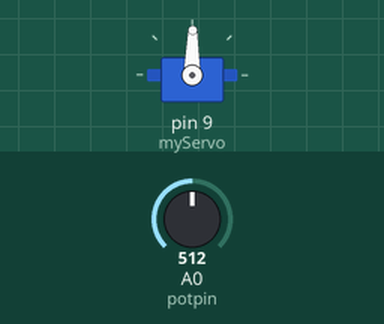
The sketch below on a simulated Arduino Uno, built with avr-gcc and run on an emulated ATmega328P. Shown: servo. The test bench sets the inputs (shaded band); at power-on: A0 (potpin) = 512. What the sketch prints to the serial monitor is not drawn.

Above: at 1.2 s.
1.3 s: A0 (potpin) set to 557
At 2.6 s:
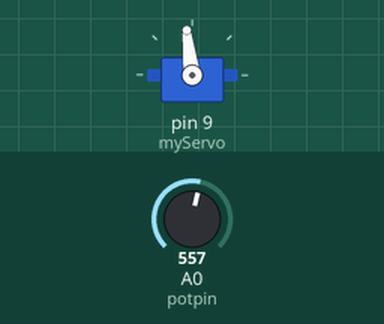
3.3 s: A0 (potpin) set to 590
At 4.0 s:
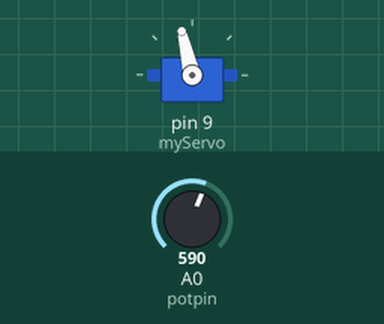
4.8 s: A0 (potpin) set to 306
At 5.2 s:
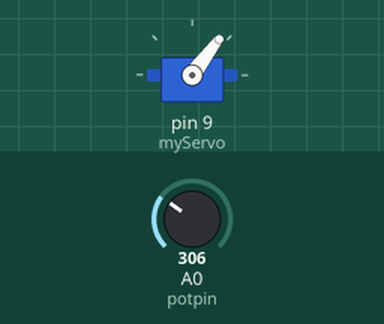
6.3 s: A0 (potpin) set to 106
At 7.5 s:
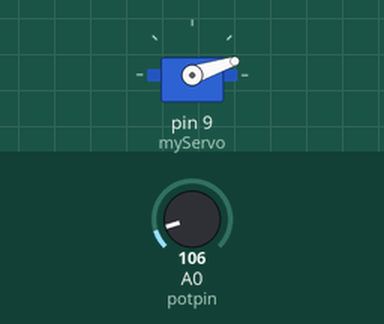
7.8 s: A0 (potpin) set to 94
At 8.5 s:
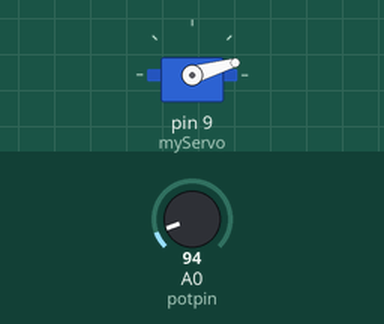
9.6 s: A0 (potpin) set to 122
At 10.9 s:
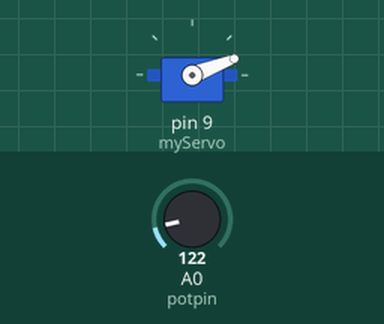
Timing chart, 0 to 12.1 s (numbered marks = the images above; inputs shaded):
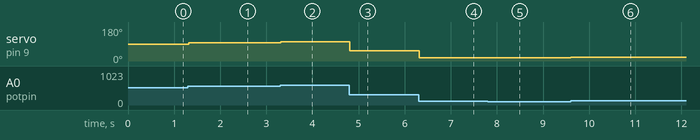

The sketch:

motor_control.ino
```cpp
#include <Servo.h>


Servo myServo;
int const potpin = A0 ;
int potval;
int angle;
void setup() {
  // put your setup code here, to run once:
  myServo.attach(9);
  Serial.begin(9600);
}

void loop() {
  // put your main code here, to run repeatedly:
  potval = analogRead(potpin);
  Serial.print("potval");
  Serial.print(potval);

  angle = map(potval, 0, 1023, 0, 179);
  Serial.print("angle");
  Serial.print(angle);
  myServo.write(angle);
  delay(15);
}
```

Measured:
- after the input at 1.3 s, servo on pin 9 (myServo): 89° → 97° at once
- after the input at 3.3 s, servo on pin 9 (myServo): 97° → 103° at once
- after the input at 4.8 s, servo on pin 9 (myServo): 103° → 53° at once
- after the input at 6.3 s, servo on pin 9 (myServo): 53° → 18° at once
- after the input at 7.8 s, servo on pin 9 (myServo): 18° → 16° at once
- after the input at 9.6 s, servo on pin 9 (myServo): 16° → 21° at once
